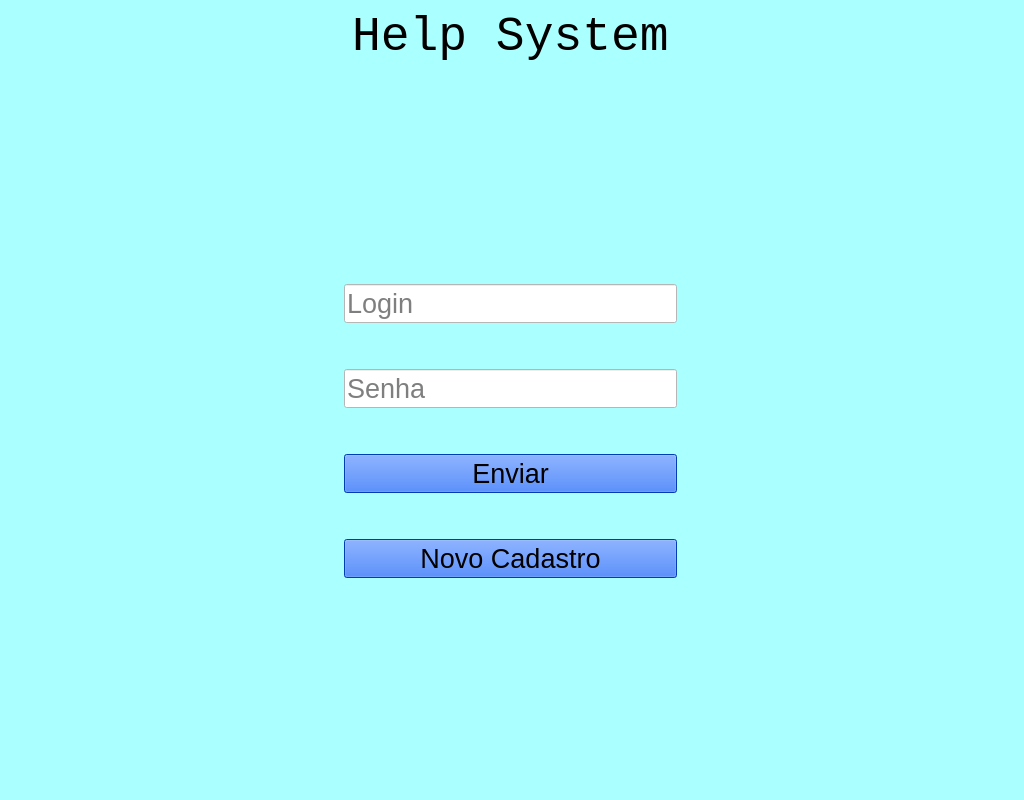
<?xml version="1.0" encoding="UTF-8"?>
<ui version="4.0">
 <class>MainWindow</class>
 <widget class="QMainWindow" name="MainWindow">
  <property name="geometry">
   <rect>
    <x>0</x>
    <y>0</y>
    <width>1024</width>
    <height>800</height>
   </rect>
  </property>
  <property name="font">
   <font>
    <family>Consolas</family>
    <pointsize>20</pointsize>
   </font>
  </property>
  <property name="windowTitle">
   <string>Help System</string>
  </property>
  <property name="styleSheet">
   <string notr="true">background-color: rgb(170, 255, 255);</string>
  </property>
  <widget class="QWidget" name="centralwidget">
   <widget class="QWidget" name="verticalLayoutWidget">
    <property name="geometry">
     <rect>
      <x>10</x>
      <y>10</y>
      <width>1001</width>
      <height>781</height>
     </rect>
    </property>
    <layout class="QVBoxLayout" name="verticalLayout">
     <item>
      <layout class="QHBoxLayout" name="horizontalLayout_2">
       <item>
        <spacer name="horizontalSpacer_2">
         <property name="orientation">
          <enum>Qt::Horizontal</enum>
         </property>
         <property name="sizeHint" stdset="0">
          <size>
           <width>40</width>
           <height>20</height>
          </size>
         </property>
        </spacer>
       </item>
       <item>
        <widget class="QLabel" name="label_help_system">
         <property name="font">
          <font>
           <family>Consolas</family>
           <pointsize>36</pointsize>
          </font>
         </property>
         <property name="text">
          <string>Help System</string>
         </property>
        </widget>
       </item>
       <item>
        <spacer name="horizontalSpacer_3">
         <property name="orientation">
          <enum>Qt::Horizontal</enum>
         </property>
         <property name="sizeHint" stdset="0">
          <size>
           <width>40</width>
           <height>20</height>
          </size>
         </property>
        </spacer>
       </item>
      </layout>
     </item>
     <item>
      <spacer name="verticalSpacer">
       <property name="orientation">
        <enum>Qt::Vertical</enum>
       </property>
       <property name="sizeHint" stdset="0">
        <size>
         <width>20</width>
         <height>40</height>
        </size>
       </property>
      </spacer>
     </item>
     <item>
      <layout class="QHBoxLayout" name="horizontalLayout">
       <item>
        <spacer name="horizontalSpacer">
         <property name="orientation">
          <enum>Qt::Horizontal</enum>
         </property>
         <property name="sizeHint" stdset="0">
          <size>
           <width>40</width>
           <height>20</height>
          </size>
         </property>
        </spacer>
       </item>
       <item>
        <layout class="QVBoxLayout" name="verticalLayout_2">
         <item>
          <widget class="QLineEdit" name="line_edit_login">
           <property name="sizeIncrement">
            <size>
             <width>0</width>
             <height>0</height>
            </size>
           </property>
           <property name="font">
            <font>
             <pointsize>20</pointsize>
            </font>
           </property>
           <property name="styleSheet">
            <string notr="true">background-color: rgb(255, 255, 255);
                    font: 20pt &quot;Consolas&quot;;
            </string>
           </property>
           <property name="placeholderText">
            <string>Login</string>
           </property>
          </widget>
         </item>
         <item>
          <spacer name="verticalSpacer_2">
           <property name="orientation">
            <enum>Qt::Vertical</enum>
           </property>
           <property name="sizeHint" stdset="0">
            <size>
             <width>20</width>
             <height>40</height>
            </size>
           </property>
          </spacer>
         </item>
         <item>
          <widget class="QLineEdit" name="line_edit_senha">
           <property name="font">
            <font>
             <pointsize>20</pointsize>
            </font>
           </property>
           <property name="styleSheet">
            <string notr="true">background-color: rgb(255, 255, 255);
                    font: 20pt &quot;Consolas&quot;;
            </string>
           </property>
           <property name="placeholderText">
            <string>Senha</string>
           </property>
          </widget>
         </item>
         <item>
          <spacer name="verticalSpacer_3">
           <property name="orientation">
            <enum>Qt::Vertical</enum>
           </property>
           <property name="sizeHint" stdset="0">
            <size>
             <width>20</width>
             <height>40</height>
            </size>
           </property>
          </spacer>
         </item>
         <item>
          <widget class="QPushButton" name="button_enviar">
           <property name="font">
            <font>
             <pointsize>20</pointsize>
             <weight>50</weight>
             <bold>false</bold>
            </font>
           </property>
           <property name="styleSheet">
            <string notr="true">background-color: rgb(0, 85, 255);
                    font: 20pt &quot;Consolas&quot;;
            </string>
           </property>
           <property name="text">
            <string>Enviar</string>
           </property>
          </widget>
         </item>
         <item>
          <spacer name="verticalSpacer_4">
           <property name="orientation">
            <enum>Qt::Vertical</enum>
           </property>
           <property name="sizeHint" stdset="0">
            <size>
             <width>20</width>
             <height>40</height>
            </size>
           </property>
          </spacer>
         </item>
         <item>
          <widget class="QPushButton" name="button_novo_cadastro">
           <property name="font">
            <font>
             <pointsize>20</pointsize>
             <weight>50</weight>
             <bold>false</bold>
            </font>
           </property>
           <property name="styleSheet">
            <string notr="true">background-color: rgb(0, 85, 255);
                    font: 20pt &quot;Consolas&quot;;
            </string>
           </property>
           <property name="text">
            <string>Novo Cadastro</string>
           </property>
          </widget>
         </item>
        </layout>
       </item>
       <item>
        <spacer name="horizontalSpacer_4">
         <property name="orientation">
          <enum>Qt::Horizontal</enum>
         </property>
         <property name="sizeHint" stdset="0">
          <size>
           <width>40</width>
           <height>20</height>
          </size>
         </property>
        </spacer>
       </item>
      </layout>
     </item>
     <item>
      <spacer name="verticalSpacer_5">
       <property name="orientation">
        <enum>Qt::Vertical</enum>
       </property>
       <property name="sizeHint" stdset="0">
        <size>
         <width>20</width>
         <height>40</height>
        </size>
       </property>
      </spacer>
     </item>
    </layout>
   </widget>
  </widget>
 </widget>
 <resources/>
 <connections/>
</ui>
